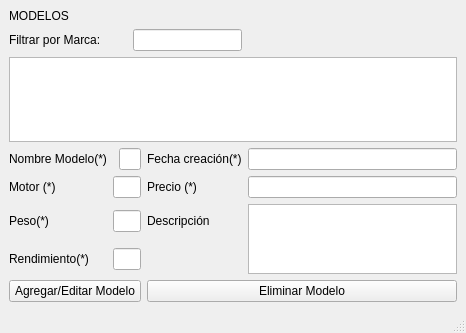
<?xml version="1.0" encoding="UTF-8"?>
<ui version="4.0">
 <class>MainWindow</class>
 <widget class="QMainWindow" name="MainWindow">
  <property name="geometry">
   <rect>
    <x>0</x>
    <y>0</y>
    <width>466</width>
    <height>333</height>
   </rect>
  </property>
  <property name="windowTitle">
   <string>MainWindow</string>
  </property>
  <widget class="QWidget" name="centralwidget">
   <layout class="QGridLayout" name="gridLayout">
    <item row="0" column="0" colspan="3">
     <widget class="QLabel" name="label">
      <property name="text">
       <string>MODELOS</string>
      </property>
     </widget>
    </item>
    <item row="1" column="0" colspan="4">
     <widget class="QLabel" name="label_2">
      <property name="text">
       <string>Filtrar por Marca:</string>
      </property>
     </widget>
    </item>
    <item row="2" column="0" colspan="7">
     <widget class="QTableView" name="tableView"/>
    </item>
    <item row="3" column="0" colspan="2">
     <widget class="QLabel" name="label_3">
      <property name="text">
       <string>Nombre Modelo(*)</string>
      </property>
     </widget>
    </item>
    <item row="3" column="3" colspan="2">
     <widget class="QLineEdit" name="lineEdit"/>
    </item>
    <item row="3" column="5">
     <widget class="QLabel" name="label_7">
      <property name="text">
       <string>Fecha creación(*)</string>
      </property>
     </widget>
    </item>
    <item row="3" column="6">
     <widget class="QLineEdit" name="lineEdit_6"/>
    </item>
    <item row="4" column="0">
     <widget class="QLabel" name="label_4">
      <property name="text">
       <string>Motor (*)</string>
      </property>
     </widget>
    </item>
    <item row="4" column="5">
     <widget class="QLabel" name="label_8">
      <property name="text">
       <string>Precio (*)</string>
      </property>
     </widget>
    </item>
    <item row="4" column="6">
     <widget class="QLineEdit" name="lineEdit_7"/>
    </item>
    <item row="5" column="0">
     <widget class="QLabel" name="label_5">
      <property name="text">
       <string>Peso(*)</string>
      </property>
     </widget>
    </item>
    <item row="5" column="2" colspan="3">
     <widget class="QLineEdit" name="lineEdit_3"/>
    </item>
    <item row="5" column="5">
     <widget class="QLabel" name="label_9">
      <property name="text">
       <string>Descripción</string>
      </property>
     </widget>
    </item>
    <item row="5" column="6" rowspan="2">
     <widget class="QTextEdit" name="textEdit"/>
    </item>
    <item row="6" column="0">
     <widget class="QLabel" name="label_6">
      <property name="text">
       <string>Rendimiento(*)</string>
      </property>
     </widget>
    </item>
    <item row="6" column="2" colspan="3">
     <widget class="QLineEdit" name="lineEdit_5"/>
    </item>
    <item row="7" column="0" colspan="5">
     <widget class="QPushButton" name="pushButton">
      <property name="text">
       <string>Agregar/Editar Modelo</string>
      </property>
     </widget>
    </item>
    <item row="7" column="5" colspan="2">
     <widget class="QPushButton" name="pushButton_2">
      <property name="text">
       <string>Eliminar Modelo</string>
      </property>
     </widget>
    </item>
    <item row="4" column="2" colspan="3">
     <widget class="QLineEdit" name="lineEdit_2"/>
    </item>
    <item row="1" column="4" colspan="2">
     <widget class="QLineEdit" name="lineEdit_4"/>
    </item>
   </layout>
  </widget>
  <widget class="QMenuBar" name="menubar">
   <property name="geometry">
    <rect>
     <x>0</x>
     <y>0</y>
     <width>466</width>
     <height>21</height>
    </rect>
   </property>
  </widget>
  <widget class="QStatusBar" name="statusbar"/>
 </widget>
 <resources/>
 <connections/>
</ui>
